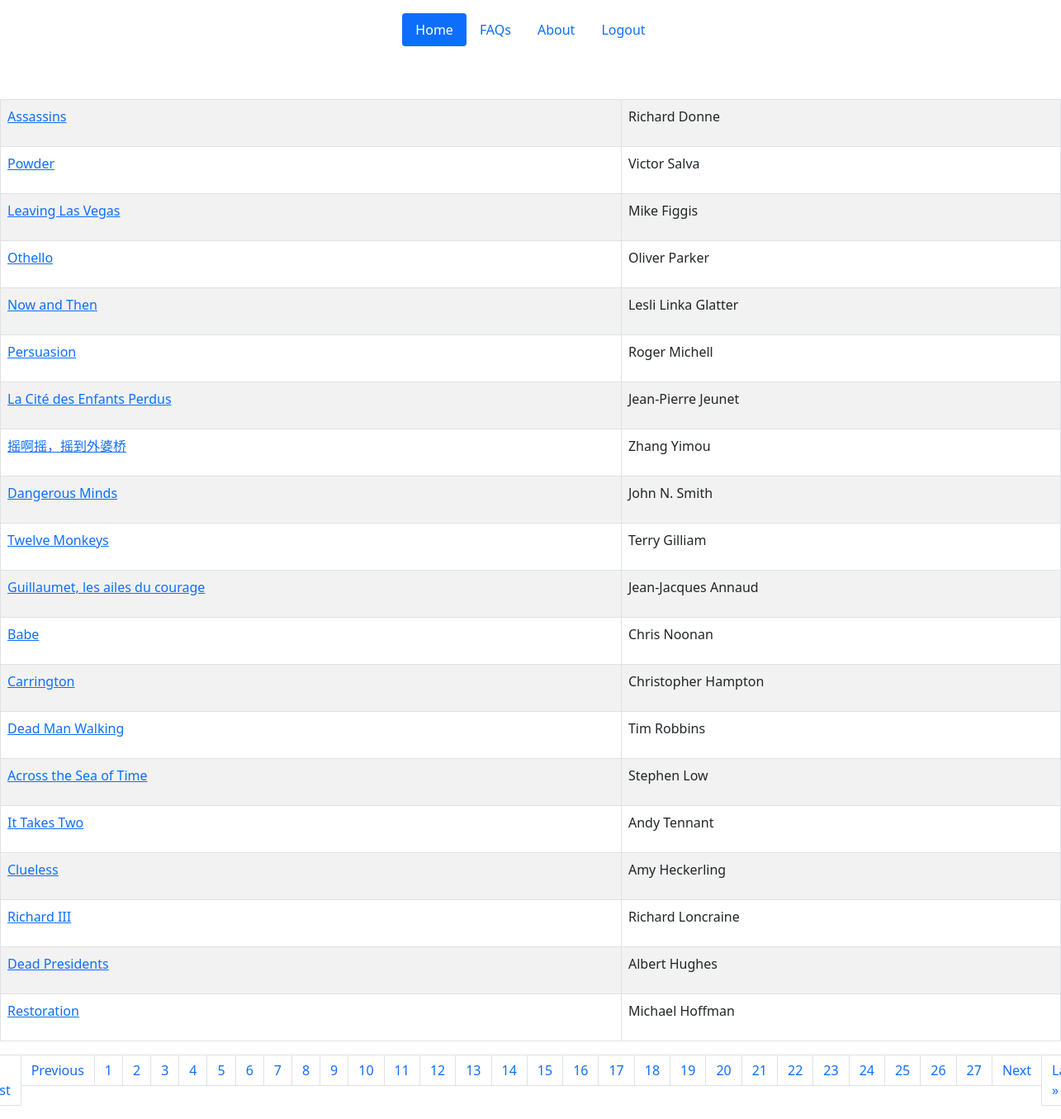
/movies/?page=2, run on the app's committed database.
### movies/models.py (models this page shows)
class Movie(models.Model):
    id = models.AutoField(primary_key=True, blank=False, null=False)
    title = models.CharField(max_length=255, blank= False)
    genre = models.ManyToManyField(Genre)
    director = models.CharField(max_length=100, null= True, blank= True)
    release_date = models.DateField(default=date.today)
    created_at = models.DateTimeField(auto_now=True)
    updated_at = models.DateTimeField(auto_now_add=True)
    def __str__(self) -> str:
        return self.title

### movies/views.py (the view)
# urls.py: path('', movie_page, name = 'movies_page'),
def movie_page(request):
    movies_list = Movie.objects.all()
    p = Paginator(Movie.objects.all(), 20)
    page = request.GET.get('page')
    movies = p.get_page(page)
    nums = "a" * movies.paginator.num_pages
    context = {
        'movies_list' : movies_list,
        'movies' : movies,
        'nums' : nums
    }
    return render(request, 'movie/movie.html', context)

### templates/movie/movie.html (shortened to what this page needs)
{% extends 'base/base.html' %}
{% block start %}
<br></br>
<table class="table table-striped table-hover table-bordered">
	{% for movie in movies %}
		<tr>
			<td>
				<a href="{{ movie.id }}">{{ movie }}</a>
			</td>
            <td>
                <p>{{ movie.director }}</p>
            </td>
		</tr>
	{% endfor %}
</table>
<nav aria-label="Page navigation example">
    <ul class="pagination justify-content-center">
  {% if movies.has_previous %}
      <li class="page-item"><a class="page-link" href="?page=1">&laquo First</a></li>
      <li class="page-item"><a class="page-link" href="?page={{ movies.previous_page_number }}">Previous</a></li>
  {% endif %}
  {% for i in nums %}
      <li class="page-item"><a class="page-link" href="?page={{ forloop.counter }}">{{ forloop.counter }}</a></li>
  {% endfor %}
  {% if movies.has_next %}
      <li class="page-item"><a class="page-link" href="?page={{ movies.next_page_number }}">Next</a></li>
      <li class="page-item"><a class="page-link" href="?page={{ movies.paginator.num_pages }}">Last &raquo</a></li>
  {% endif %}
   </ul>
  </nav>
{% endblock %}

### templates/base/base.html (shortened to what this page needs)
<!doctype html>
<html lang="en">
  <head>
    <link href="https://cdn.jsdelivr.net/npm/bootstrap@5.0.2/dist/css/bootstrap.min.css" rel="stylesheet">
  </head>
  <body>
    <div class="container">
      <header class="d-flex justify-content-center py-3">
        <ul class="nav nav-pills">
          <li class="nav-item"><a href="#" class="nav-link active" aria-current="page" id = "homelink">Home</a></li>
          <li class="nav-item"><a href="#" class="nav-link">FAQs</a></li>
          <li class="nav-item"><a href="#" class="nav-link">About</a></li>
          <li class="nav-item"><a href="/logout" class="nav-link">Logout</a></li>
        </ul>
      </header>
    </div>
    {% block start %}
	{% endblock %}
</body>
</html>

### data on the page
Movie: title "Assassins", director "Richard Donne"
Movie: title "Powder", director "Victor Salva"
Movie: title "Leaving Las Vegas", director "Mike Figgis"
Movie: title "Othello", director "Oliver Parker"
Movie: title "Now and Then", director "Lesli Linka Glatter"
Movie: title "Persuasion", director "Roger Michell"
Movie: title "La Cité des Enfants Perdus", director "Jean-Pierre Jeunet"
Movie: title "摇啊摇，摇到外婆桥", director "Zhang Yimou"
Movie: title "Dangerous Minds", director "John N. Smith"
Movie: title "Twelve Monkeys", director "Terry Gilliam"
Movie: title "Guillaumet, les ailes du courage", director "Jean-Jacques Annaud"
Movie: title "Babe", director "Chris Noonan"
Movie: title "Carrington", director "Christopher Hampton"
Movie: title "Dead Man Walking", director "Tim Robbins"
Movie: title "Across the Sea of Time", director "Stephen Low"
Movie: title "It Takes Two", director "Andy Tennant"
Movie: title "Clueless", director "Amy Heckerling"
Movie: title "Richard III", director "Richard Loncraine"
Movie: title "Dead Presidents", director "Albert Hughes"
Movie: title "Restoration", director "Michael Hoffman"
